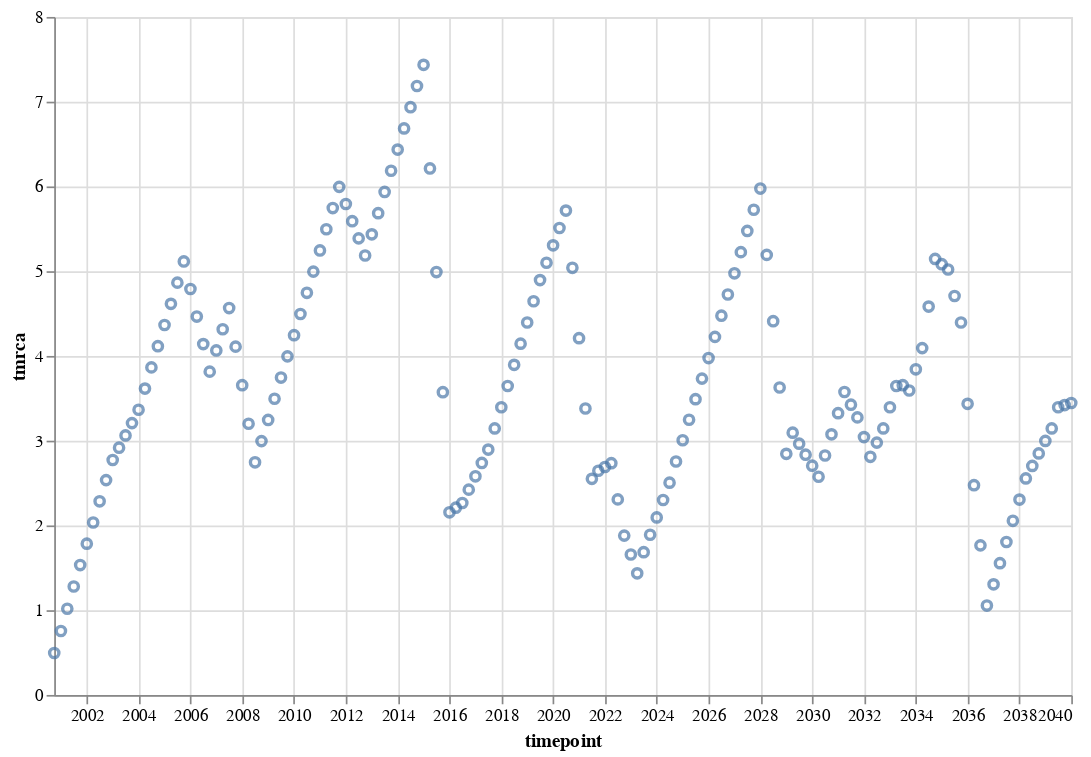

Notebook code for this chart:
### Code cell
alt.Chart(rolling_df).mark_point().encode(
    x="timepoint:T",
    y="tmrca:Q"
).properties(
    height=400,
    width=600
)

### Figure 1 — Vega-Lite specification as saved in the notebook (floating-point values rounded to 4 significant figures; data arrays with more than 128 entries replaced by an {"elided": "..."} marker saying what was removed)
{"$schema": "https://vega.github.io/schema/vega-lite/v3.3.0.json", "config": {"mark": {"tooltip": null}, "view": {"height": 300, "width": 400}}, "data": {"name": "data-e9325a22dc160cc900703a1be82407dc"}, "datasets": {"data-e9325a22dc160cc900703a1be82407dc": {"elided": "158 records"}}, "encoding": {"x": {"field": "timepoint", "type": "temporal"}, "y": {"field": "tmrca", "type": "quantitative"}}, "height": 400, "mark": "point", "width": 600}
